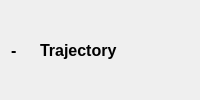
            <widget class="QWidget" name="trajectory_cur_page">
             <layout class="QHBoxLayout" name="horizontalLayout_40">
              <item>
               <widget class="QLabel" name="lbl_trajectory_cur_page_">
                <property name="sizePolicy">
                 <sizepolicy hsizetype="Preferred" vsizetype="Preferred">
                  <horstretch>0</horstretch>
                  <verstretch>0</verstretch>
                 </sizepolicy>
                </property>
                <property name="font">
                 <font>
                  <pointsize>12</pointsize>
                  <weight>75</weight>
                  <bold>true</bold>
                 </font>
                </property>
                <property name="text">
                 <string>- </string>
                </property>
                <property name="alignment">
                 <set>Qt::AlignCenter</set>
                </property>
               </widget>
              </item>
              <item>
               <widget class="QLabel" name="lbl_trajectory_cur_page_icon">
                <property name="sizePolicy">
                 <sizepolicy hsizetype="Maximum" vsizetype="Preferred">
                  <horstretch>0</horstretch>
                  <verstretch>0</verstretch>
                 </sizepolicy>
                </property>
                <property name="text">
                 <string/>
                </property>
               </widget>
              </item>
              <item>
               <widget class="QLabel" name="lbl_trajectory_cur_page_header">
                <property name="font">
                 <font>
                  <pointsize>12</pointsize>
                  <weight>75</weight>
                  <bold>true</bold>
                 </font>
                </property>
                <property name="text">
                 <string>Trajectory</string>
                </property>
                <property name="scaledContents">
                 <bool>false</bool>
                </property>
               </widget>
              </item>
              <item>
               <spacer name="horizontalSpacer_11">
                <property name="orientation">
                 <enum>Qt::Horizontal</enum>
                </property>
                <property name="sizeHint" stdset="0">
                 <size>
                  <width>40</width>
                  <height>20</height>
                 </size>
                </property>
               </spacer>
              </item>
             </layout>
            </widget>
